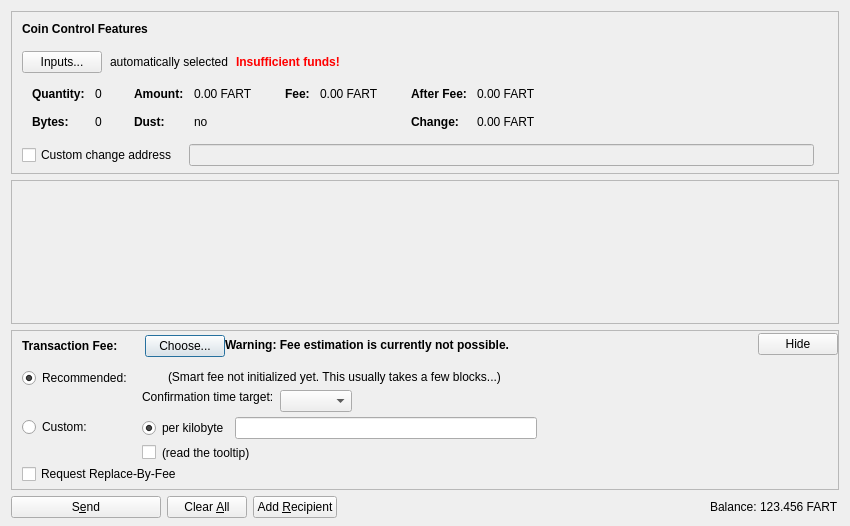
<?xml version="1.0" encoding="UTF-8"?>
<ui version="4.0">
 <class>SendCoinsDialog</class>
 <widget class="QDialog" name="SendCoinsDialog">
  <property name="geometry">
   <rect>
    <x>0</x>
    <y>0</y>
    <width>850</width>
    <height>526</height>
   </rect>
  </property>
  <property name="windowTitle">
   <string>Send Coins</string>
  </property>
  <layout class="QVBoxLayout" name="verticalLayout" stretch="0,1,0,0">
   <property name="bottomMargin">
    <number>8</number>
   </property>
   <item>
    <widget class="QFrame" name="frameCoinControl">
     <property name="sizePolicy">
      <sizepolicy hsizetype="Expanding" vsizetype="Expanding">
       <horstretch>0</horstretch>
       <verstretch>0</verstretch>
      </sizepolicy>
     </property>
     <property name="maximumSize">
      <size>
       <width>16777215</width>
       <height>16777215</height>
      </size>
     </property>
     <property name="frameShape">
      <enum>QFrame::StyledPanel</enum>
     </property>
     <property name="frameShadow">
      <enum>QFrame::Sunken</enum>
     </property>
     <layout class="QVBoxLayout" name="verticalLayoutCoinControl2">
      <property name="spacing">
       <number>0</number>
      </property>
      <property name="leftMargin">
       <number>0</number>
      </property>
      <property name="topMargin">
       <number>0</number>
      </property>
      <property name="rightMargin">
       <number>0</number>
      </property>
      <property name="bottomMargin">
       <number>6</number>
      </property>
      <item>
       <layout class="QVBoxLayout" name="verticalLayoutCoinControl" stretch="0,0,0,0,1">
        <property name="spacing">
         <number>0</number>
        </property>
        <property name="leftMargin">
         <number>10</number>
        </property>
        <property name="topMargin">
         <number>10</number>
        </property>
        <item>
         <layout class="QHBoxLayout" name="horizontalLayoutCoinControl1">
          <property name="bottomMargin">
           <number>15</number>
          </property>
          <item>
           <widget class="QLabel" name="labelCoinControlFeatures">
            <property name="sizePolicy">
             <sizepolicy hsizetype="Preferred" vsizetype="Maximum">
              <horstretch>0</horstretch>
              <verstretch>0</verstretch>
             </sizepolicy>
            </property>
            <property name="font">
             <font>
              <weight>75</weight>
              <bold>true</bold>
             </font>
            </property>
            <property name="styleSheet">
             <string notr="true">font-weight:bold;</string>
            </property>
            <property name="text">
             <string>Coin Control Features</string>
            </property>
           </widget>
          </item>
         </layout>
        </item>
        <item>
         <layout class="QHBoxLayout" name="horizontalLayoutCoinControl2" stretch="0,0,0,0">
          <property name="spacing">
           <number>8</number>
          </property>
          <property name="bottomMargin">
           <number>10</number>
          </property>
          <item>
           <widget class="QPushButton" name="pushButtonCoinControl">
            <property name="styleSheet">
             <string notr="true"/>
            </property>
            <property name="text">
             <string>Inputs...</string>
            </property>
            <property name="autoDefault">
             <bool>false</bool>
            </property>
           </widget>
          </item>
          <item>
           <widget class="QLabel" name="labelCoinControlAutomaticallySelected">
            <property name="text">
             <string>automatically selected</string>
            </property>
            <property name="margin">
             <number>5</number>
            </property>
           </widget>
          </item>
          <item>
           <widget class="QLabel" name="labelCoinControlInsuffFunds">
            <property name="font">
             <font>
              <weight>75</weight>
              <bold>true</bold>
             </font>
            </property>
            <property name="styleSheet">
             <string notr="true">color:red;font-weight:bold;</string>
            </property>
            <property name="text">
             <string>Insufficient funds!</string>
            </property>
            <property name="margin">
             <number>5</number>
            </property>
           </widget>
          </item>
          <item>
           <spacer name="horizontalSpacerCoinControl">
            <property name="orientation">
             <enum>Qt::Horizontal</enum>
            </property>
            <property name="sizeHint" stdset="0">
             <size>
              <width>40</width>
              <height>1</height>
             </size>
            </property>
           </spacer>
          </item>
         </layout>
        </item>
        <item>
         <widget class="QWidget" name="widgetCoinControl" native="true">
          <property name="sizePolicy">
           <sizepolicy hsizetype="Preferred" vsizetype="Preferred">
            <horstretch>0</horstretch>
            <verstretch>0</verstretch>
           </sizepolicy>
          </property>
          <property name="minimumSize">
           <size>
            <width>0</width>
            <height>0</height>
           </size>
          </property>
          <property name="styleSheet">
           <string notr="true"/>
          </property>
          <layout class="QHBoxLayout" name="horizontalLayoutCoinControl5">
           <property name="leftMargin">
            <number>0</number>
           </property>
           <property name="topMargin">
            <number>0</number>
           </property>
           <property name="rightMargin">
            <number>0</number>
           </property>
           <property name="bottomMargin">
            <number>0</number>
           </property>
           <item>
            <layout class="QHBoxLayout" name="horizontalLayoutCoinControl3" stretch="0,0,0,1">
             <property name="spacing">
              <number>20</number>
             </property>
             <property name="topMargin">
              <number>0</number>
             </property>
             <property name="bottomMargin">
              <number>10</number>
             </property>
             <item>
              <layout class="QFormLayout" name="formLayoutCoinControl1">
               <property name="horizontalSpacing">
                <number>10</number>
               </property>
               <property name="verticalSpacing">
                <number>14</number>
               </property>
               <property name="leftMargin">
                <number>10</number>
               </property>
               <property name="topMargin">
                <number>4</number>
               </property>
               <property name="rightMargin">
                <number>6</number>
               </property>
               <item row="0" column="0">
                <widget class="QLabel" name="labelCoinControlQuantityText">
                 <property name="font">
                  <font>
                   <weight>75</weight>
                   <bold>true</bold>
                  </font>
                 </property>
                 <property name="text">
                  <string>Quantity:</string>
                 </property>
                 <property name="margin">
                  <number>0</number>
                 </property>
                </widget>
               </item>
               <item row="0" column="1">
                <widget class="QLabel" name="labelCoinControlQuantity">
                 <property name="cursor">
                  <cursorShape>IBeamCursor</cursorShape>
                 </property>
                 <property name="contextMenuPolicy">
                  <enum>Qt::ActionsContextMenu</enum>
                 </property>
                 <property name="text">
                  <string notr="true">0</string>
                 </property>
                 <property name="margin">
                  <number>0</number>
                 </property>
                 <property name="textInteractionFlags">
                  <set>Qt::LinksAccessibleByMouse|Qt::TextSelectableByKeyboard|Qt::TextSelectableByMouse</set>
                 </property>
                </widget>
               </item>
               <item row="1" column="0">
                <widget class="QLabel" name="labelCoinControlBytesText">
                 <property name="font">
                  <font>
                   <weight>75</weight>
                   <bold>true</bold>
                  </font>
                 </property>
                 <property name="text">
                  <string>Bytes:</string>
                 </property>
                </widget>
               </item>
               <item row="1" column="1">
                <widget class="QLabel" name="labelCoinControlBytes">
                 <property name="cursor">
                  <cursorShape>IBeamCursor</cursorShape>
                 </property>
                 <property name="contextMenuPolicy">
                  <enum>Qt::ActionsContextMenu</enum>
                 </property>
                 <property name="text">
                  <string notr="true">0</string>
                 </property>
                 <property name="textInteractionFlags">
                  <set>Qt::LinksAccessibleByMouse|Qt::TextSelectableByKeyboard|Qt::TextSelectableByMouse</set>
                 </property>
                </widget>
               </item>
              </layout>
             </item>
             <item>
              <layout class="QFormLayout" name="formLayoutCoinControl2">
               <property name="horizontalSpacing">
                <number>10</number>
               </property>
               <property name="verticalSpacing">
                <number>14</number>
               </property>
               <property name="leftMargin">
                <number>6</number>
               </property>
               <property name="topMargin">
                <number>4</number>
               </property>
               <property name="rightMargin">
                <number>6</number>
               </property>
               <item row="0" column="0">
                <widget class="QLabel" name="labelCoinControlAmountText">
                 <property name="font">
                  <font>
                   <weight>75</weight>
                   <bold>true</bold>
                  </font>
                 </property>
                 <property name="text">
                  <string>Amount:</string>
                 </property>
                 <property name="margin">
                  <number>0</number>
                 </property>
                </widget>
               </item>
               <item row="0" column="1">
                <widget class="QLabel" name="labelCoinControlAmount">
                 <property name="cursor">
                  <cursorShape>IBeamCursor</cursorShape>
                 </property>
                 <property name="contextMenuPolicy">
                  <enum>Qt::ActionsContextMenu</enum>
                 </property>
                 <property name="text">
                  <string notr="true">0.00 FART</string>
                 </property>
                 <property name="textInteractionFlags">
                  <set>Qt::LinksAccessibleByMouse|Qt::TextSelectableByKeyboard|Qt::TextSelectableByMouse</set>
                 </property>
                </widget>
               </item>
               <item row="1" column="0">
                <widget class="QLabel" name="labelCoinControlLowOutputText">
                 <property name="font">
                  <font>
                   <weight>75</weight>
                   <bold>true</bold>
                  </font>
                 </property>
                 <property name="text">
                  <string>Dust:</string>
                 </property>
                </widget>
               </item>
               <item row="1" column="1">
                <widget class="QLabel" name="labelCoinControlLowOutput">
                 <property name="cursor">
                  <cursorShape>IBeamCursor</cursorShape>
                 </property>
                 <property name="contextMenuPolicy">
                  <enum>Qt::ActionsContextMenu</enum>
                 </property>
                 <property name="text">
                  <string notr="true">no</string>
                 </property>
                 <property name="textInteractionFlags">
                  <set>Qt::LinksAccessibleByMouse|Qt::TextSelectableByKeyboard|Qt::TextSelectableByMouse</set>
                 </property>
                </widget>
               </item>
              </layout>
             </item>
             <item>
              <layout class="QFormLayout" name="formLayoutCoinControl3">
               <property name="horizontalSpacing">
                <number>10</number>
               </property>
               <property name="verticalSpacing">
                <number>14</number>
               </property>
               <property name="leftMargin">
                <number>6</number>
               </property>
               <property name="topMargin">
                <number>4</number>
               </property>
               <property name="rightMargin">
                <number>6</number>
               </property>
               <item row="0" column="0">
                <widget class="QLabel" name="labelCoinControlFeeText">
                 <property name="font">
                  <font>
                   <weight>75</weight>
                   <bold>true</bold>
                  </font>
                 </property>
                 <property name="text">
                  <string>Fee:</string>
                 </property>
                 <property name="margin">
                  <number>0</number>
                 </property>
                </widget>
               </item>
               <item row="0" column="1">
                <widget class="QLabel" name="labelCoinControlFee">
                 <property name="cursor">
                  <cursorShape>IBeamCursor</cursorShape>
                 </property>
                 <property name="contextMenuPolicy">
                  <enum>Qt::ActionsContextMenu</enum>
                 </property>
                 <property name="text">
                  <string notr="true">0.00 FART</string>
                 </property>
                 <property name="textInteractionFlags">
                  <set>Qt::LinksAccessibleByMouse|Qt::TextSelectableByKeyboard|Qt::TextSelectableByMouse</set>
                 </property>
                </widget>
               </item>
              </layout>
             </item>
             <item>
              <layout class="QFormLayout" name="formLayoutCoinControl4">
               <property name="horizontalSpacing">
                <number>10</number>
               </property>
               <property name="verticalSpacing">
                <number>14</number>
               </property>
               <property name="leftMargin">
                <number>6</number>
               </property>
               <property name="topMargin">
                <number>4</number>
               </property>
               <property name="rightMargin">
                <number>6</number>
               </property>
               <item row="0" column="0">
                <widget class="QLabel" name="labelCoinControlAfterFeeText">
                 <property name="font">
                  <font>
                   <weight>75</weight>
                   <bold>true</bold>
                  </font>
                 </property>
                 <property name="text">
                  <string>After Fee:</string>
                 </property>
                 <property name="margin">
                  <number>0</number>
                 </property>
                </widget>
               </item>
               <item row="0" column="1">
                <widget class="QLabel" name="labelCoinControlAfterFee">
                 <property name="cursor">
                  <cursorShape>IBeamCursor</cursorShape>
                 </property>
                 <property name="contextMenuPolicy">
                  <enum>Qt::ActionsContextMenu</enum>
                 </property>
                 <property name="text">
                  <string notr="true">0.00 FART</string>
                 </property>
                 <property name="textInteractionFlags">
                  <set>Qt::LinksAccessibleByMouse|Qt::TextSelectableByKeyboard|Qt::TextSelectableByMouse</set>
                 </property>
                </widget>
               </item>
               <item row="1" column="0">
                <widget class="QLabel" name="labelCoinControlChangeText">
                 <property name="font">
                  <font>
                   <weight>75</weight>
                   <bold>true</bold>
                  </font>
                 </property>
                 <property name="text">
                  <string>Change:</string>
                 </property>
                </widget>
               </item>
               <item row="1" column="1">
                <widget class="QLabel" name="labelCoinControlChange">
                 <property name="cursor">
                  <cursorShape>IBeamCursor</cursorShape>
                 </property>
                 <property name="contextMenuPolicy">
                  <enum>Qt::ActionsContextMenu</enum>
                 </property>
                 <property name="text">
                  <string notr="true">0.00 FART</string>
                 </property>
                 <property name="textInteractionFlags">
                  <set>Qt::LinksAccessibleByMouse|Qt::TextSelectableByKeyboard|Qt::TextSelectableByMouse</set>
                 </property>
                </widget>
               </item>
              </layout>
             </item>
            </layout>
           </item>
          </layout>
         </widget>
        </item>
        <item>
         <layout class="QHBoxLayout" name="horizontalLayoutCoinControl4" stretch="0,0,0">
          <property name="spacing">
           <number>12</number>
          </property>
          <property name="sizeConstraint">
           <enum>QLayout::SetDefaultConstraint</enum>
          </property>
          <property name="topMargin">
           <number>5</number>
          </property>
          <property name="rightMargin">
           <number>5</number>
          </property>
          <item>
           <widget class="QCheckBox" name="checkBoxCoinControlChange">
            <property name="toolTip">
             <string>If this is activated, but the change address is empty or invalid, change will be sent to a newly generated address.</string>
            </property>
            <property name="text">
             <string>Custom change address</string>
            </property>
           </widget>
          </item>
          <item>
           <widget class="QValidatedLineEdit" name="lineEditCoinControlChange">
            <property name="enabled">
             <bool>false</bool>
            </property>
            <property name="sizePolicy">
             <sizepolicy hsizetype="Expanding" vsizetype="Fixed">
              <horstretch>0</horstretch>
              <verstretch>0</verstretch>
             </sizepolicy>
            </property>
           </widget>
          </item>
          <item>
           <widget class="QLabel" name="labelCoinControlChangeLabel">
            <property name="sizePolicy">
             <sizepolicy hsizetype="Preferred" vsizetype="Expanding">
              <horstretch>0</horstretch>
              <verstretch>0</verstretch>
             </sizepolicy>
            </property>
            <property name="minimumSize">
             <size>
              <width>0</width>
              <height>0</height>
             </size>
            </property>
            <property name="text">
             <string/>
            </property>
            <property name="margin">
             <number>3</number>
            </property>
           </widget>
          </item>
         </layout>
        </item>
        <item>
         <spacer name="verticalSpacerCoinControl">
          <property name="orientation">
           <enum>Qt::Vertical</enum>
          </property>
          <property name="sizeHint" stdset="0">
           <size>
            <width>800</width>
            <height>1</height>
           </size>
          </property>
         </spacer>
        </item>
       </layout>
      </item>
     </layout>
    </widget>
   </item>
   <item>
    <widget class="QScrollArea" name="scrollArea">
     <property name="widgetResizable">
      <bool>true</bool>
     </property>
     <widget class="QWidget" name="scrollAreaWidgetContents">
      <property name="geometry">
       <rect>
        <x>0</x>
        <y>0</y>
        <width>830</width>
        <height>104</height>
       </rect>
      </property>
      <layout class="QVBoxLayout" name="verticalLayout_2" stretch="0,1">
       <property name="leftMargin">
        <number>0</number>
       </property>
       <property name="topMargin">
        <number>0</number>
       </property>
       <property name="rightMargin">
        <number>0</number>
       </property>
       <property name="bottomMargin">
        <number>0</number>
       </property>
       <item>
        <layout class="QVBoxLayout" name="entries">
         <property name="spacing">
          <number>6</number>
         </property>
        </layout>
       </item>
       <item>
        <spacer name="verticalSpacer">
         <property name="orientation">
          <enum>Qt::Vertical</enum>
         </property>
         <property name="sizeHint" stdset="0">
          <size>
           <width>20</width>
           <height>40</height>
          </size>
         </property>
        </spacer>
       </item>
      </layout>
     </widget>
    </widget>
   </item>
   <item>
    <widget class="QFrame" name="frameFee">
     <property name="sizePolicy">
      <sizepolicy hsizetype="Expanding" vsizetype="Expanding">
       <horstretch>0</horstretch>
       <verstretch>0</verstretch>
      </sizepolicy>
     </property>
     <property name="maximumSize">
      <size>
       <width>16777215</width>
       <height>16777215</height>
      </size>
     </property>
     <property name="frameShape">
      <enum>QFrame::StyledPanel</enum>
     </property>
     <property name="frameShadow">
      <enum>QFrame::Sunken</enum>
     </property>
     <layout class="QVBoxLayout" name="verticalLayoutFee1">
      <property name="spacing">
       <number>0</number>
      </property>
      <property name="leftMargin">
       <number>0</number>
      </property>
      <property name="topMargin">
       <number>0</number>
      </property>
      <property name="rightMargin">
       <number>0</number>
      </property>
      <property name="bottomMargin">
       <number>0</number>
      </property>
      <item>
       <layout class="QVBoxLayout" name="verticalLayoutFee2" stretch="0,0,0">
        <property name="spacing">
         <number>0</number>
        </property>
        <property name="leftMargin">
         <number>10</number>
        </property>
        <property name="topMargin">
         <number>0</number>
        </property>
        <item>
         <layout class="QHBoxLayout" name="horizontalLayoutFee1">
          <property name="bottomMargin">
           <number>0</number>
          </property>
          <item>
           <layout class="QVBoxLayout" name="verticalLayoutFee7">
            <property name="spacing">
             <number>0</number>
            </property>
            <item>
             <spacer name="verticalSpacerSmartFee">
              <property name="orientation">
               <enum>Qt::Vertical</enum>
              </property>
              <property name="sizeType">
               <enum>QSizePolicy::Fixed</enum>
              </property>
              <property name="sizeHint" stdset="0">
               <size>
                <width>1</width>
                <height>4</height>
               </size>
              </property>
             </spacer>
            </item>
            <item>
             <layout class="QHBoxLayout" name="horizontalLayoutSmartFee">
              <property name="spacing">
               <number>10</number>
              </property>
              <item>
               <widget class="QLabel" name="labelFeeHeadline">
                <property name="sizePolicy">
                 <sizepolicy hsizetype="Preferred" vsizetype="Maximum">
                  <horstretch>0</horstretch>
                  <verstretch>0</verstretch>
                 </sizepolicy>
                </property>
                <property name="font">
                 <font>
                  <weight>75</weight>
                  <bold>true</bold>
                 </font>
                </property>
                <property name="styleSheet">
                 <string notr="true">font-weight:bold;</string>
                </property>
                <property name="text">
                 <string>Transaction Fee:</string>
                </property>
               </widget>
              </item>
              <item>
               <widget class="QLabel" name="labelFeeMinimized">
                <property name="text">
                 <string/>
                </property>
               </widget>
              </item>
              <item>
               <widget class="QPushButton" name="buttonChooseFee">
                <property name="text">
                 <string>Choose...</string>
                </property>
               </widget>
              </item>
             </layout>
            </item>
            <item>
             <spacer name="verticalSpacer_5">
              <property name="orientation">
               <enum>Qt::Vertical</enum>
              </property>
              <property name="sizeHint" stdset="0">
               <size>
                <width>1</width>
                <height>1</height>
               </size>
              </property>
             </spacer>
            </item>
           </layout>
          </item>
          <item>
           <widget class="QLabel" name="fallbackFeeWarningLabel">
            <property name="toolTip">
             <string>Using the fallbackfee can result in sending a transaction that will take several hours or days (or never) to confirm. Consider choosing your fee manually or wait until you have validated the complete chain.</string>
            </property>
            <property name="font">
            <font>
                <weight>75</weight>
                <bold>true</bold>
            </font>
            </property>
            <property name="text">
             <string>Warning: Fee estimation is currently not possible.</string>
            </property>
            <property name="wordWrap">
             <bool>false</bool>
            </property>
           </widget>
          </item>
          <item>
           <spacer name="horizontalSpacer_4">
            <property name="orientation">
             <enum>Qt::Horizontal</enum>
            </property>
            <property name="sizeType">
             <enum>QSizePolicy::MinimumExpanding</enum>
            </property>
            <property name="sizeHint" stdset="0">
             <size>
              <width>40</width>
              <height>20</height>
             </size>
            </property>
           </spacer>
          </item>
          <item>
           <widget class="QPushButton" name="buttonMinimizeFee">
            <property name="toolTip">
             <string>collapse fee-settings</string>
            </property>
            <property name="text">
             <string>Hide</string>
            </property>
           </widget>
          </item>
         </layout>
        </item>
        <item>
         <widget class="QFrame" name="frameFeeSelection">
          <layout class="QVBoxLayout" name="verticalLayoutFee12">
           <property name="spacing">
            <number>0</number>
           </property>
           <property name="leftMargin">
            <number>0</number>
           </property>
           <property name="topMargin">
            <number>0</number>
           </property>
           <property name="rightMargin">
            <number>0</number>
           </property>
           <property name="bottomMargin">
            <number>0</number>
           </property>
           <item>
            <layout class="QGridLayout" name="gridLayoutFee">
             <property name="topMargin">
              <number>10</number>
             </property>
             <property name="bottomMargin">
              <number>4</number>
             </property>
             <property name="horizontalSpacing">
              <number>10</number>
             </property>
             <property name="verticalSpacing">
              <number>4</number>
             </property>
             <item row="1" column="1">
              <layout class="QVBoxLayout" name="verticalLayoutFee8">
               <property name="spacing">
                <number>6</number>
               </property>
               <item>
                <layout class="QHBoxLayout" name="horizontalLayoutFee13">
                 <item>
                  <widget class="QRadioButton" name="radioCustomPerKilobyte">
                   <property name="toolTip">
                    <string>If the custom fee is set to 1000 satoshis and the transaction is only 250 bytes, then &quot;per kilobyte&quot; only pays 250 satoshis in fee, while &quot;total at least&quot; pays 1000 satoshis. For transactions bigger than a kilobyte both pay by kilobyte.</string>
                   </property>
                   <property name="text">
                    <string>per kilobyte</string>
                   </property>
                   <property name="checked">
                    <bool>true</bool>
                   </property>
                   <attribute name="buttonGroup">
                    <string notr="true">groupCustomFee</string>
                   </attribute>
                  </widget>
                 </item>
                 <item>
                  <widget class="BitcoinAmountField" name="customFee"/>
                 </item>
                 <item>
                  <spacer name="horizontalSpacer_6">
                   <property name="orientation">
                    <enum>Qt::Horizontal</enum>
                   </property>
                   <property name="sizeHint" stdset="0">
                    <size>
                     <width>1</width>
                     <height>1</height>
                    </size>
                   </property>
                  </spacer>
                 </item>
                </layout>
               </item>
               <item>
                <layout class="QHBoxLayout" name="horizontalLayoutFee8">
                 <item>
                  <widget class="QCheckBox" name="checkBoxMinimumFee">
                   <property name="toolTip">
                    <string>Paying only the minimum fee is just fine as long as there is less transaction volume than space in the blocks. But be aware that this can end up in a never confirming transaction once there is more demand for fartonium transactions than the network can process.</string>
                   </property>
                   <property name="text">
                    <string/>
                   </property>
                  </widget>
                 </item>
                 <item>
                  <widget class="QLabel" name="labelMinFeeWarning">
                   <property name="enabled">
                    <bool>true</bool>
                   </property>
                   <property name="toolTip">
                    <string>Paying only the minimum fee is just fine as long as there is less transaction volume than space in the blocks. But be aware that this can end up in a never confirming transaction once there is more demand for fartonium transactions than the network can process.</string>
                   </property>
                   <property name="text">
                    <string>(read the tooltip)</string>
                   </property>
                   <property name="margin">
                    <number>5</number>
                   </property>
                  </widget>
                 </item>
                 <item>
                  <spacer name="horizontalSpacer_2">
                   <property name="orientation">
                    <enum>Qt::Horizontal</enum>
                   </property>
                   <property name="sizeHint" stdset="0">
                    <size>
                     <width>1</width>
                     <height>1</height>
                    </size>
                   </property>
                  </spacer>
                 </item>
                </layout>
               </item>
              </layout>
             </item>
             <item row="0" column="0">
              <layout class="QVBoxLayout" name="verticalLayoutFee4" stretch="0,1">
               <item>
                <widget class="QRadioButton" name="radioSmartFee">
                 <property name="text">
                  <string>Recommended:</string>
                 </property>
                 <property name="checked">
                  <bool>true</bool>
                 </property>
                 <attribute name="buttonGroup">
                  <string notr="true">groupFee</string>
                 </attribute>
                </widget>
               </item>
               <item>
                <spacer name="verticalSpacer_2">
                 <property name="orientation">
                  <enum>Qt::Vertical</enum>
                 </property>
                 <property name="sizeHint" stdset="0">
                  <size>
                   <width>1</width>
                   <height>1</height>
                  </size>
                 </property>
                </spacer>
               </item>
              </layout>
             </item>
             <item row="1" column="0">
              <layout class="QVBoxLayout" name="verticalLayoutFee9" stretch="0,1">
               <item>
                <widget class="QRadioButton" name="radioCustomFee">
                 <property name="text">
                  <string>Custom:</string>
                 </property>
                 <attribute name="buttonGroup">
                  <string notr="true">groupFee</string>
                 </attribute>
                </widget>
               </item>
               <item>
                <spacer name="verticalSpacer_6">
                 <property name="orientation">
                  <enum>Qt::Vertical</enum>
                 </property>
                 <property name="sizeHint" stdset="0">
                  <size>
                   <width>1</width>
                   <height>1</height>
                  </size>
                 </property>
                </spacer>
               </item>
              </layout>
             </item>
             <item row="0" column="1">
              <layout class="QVBoxLayout" name="verticalLayoutFee3" stretch="0,0,1">
               <property name="spacing">
                <number>6</number>
               </property>
               <property name="topMargin">
                <number>2</number>
               </property>
               <item>
                <layout class="QHBoxLayout" name="horizontalLayoutFee12">
                 <item>
                  <widget class="QLabel" name="labelSmartFee">
                   <property name="text">
                    <string/>
                   </property>
                   <property name="margin">
                    <number>2</number>
                   </property>
                  </widget>
                 </item>
                 <item>
                  <widget class="QLabel" name="labelFeeEstimation">
                   <property name="text">
                    <string/>
                   </property>
                  </widget>
                 </item>
                 <item>
                  <widget class="QLabel" name="labelSmartFee2">
                   <property name="text">
                    <string>(Smart fee not initialized yet. This usually takes a few blocks...)</string>
                   </property>
                   <property name="margin">
                    <number>2</number>
                   </property>
                  </widget>
                 </item>
                 <item>
                  <spacer name="horizontalSpacer_5">
                   <property name="orientation">
                    <enum>Qt::Horizontal</enum>
                   </property>
                   <property name="sizeHint" stdset="0">
                    <size>
                     <width>1</width>
                     <height>1</height>
                    </size>
                   </property>
                  </spacer>
                 </item>
                </layout>
               </item>
               <item>
                <layout class="QHBoxLayout" name="horizontalLayoutFee9">
                 <item>
                  <layout class="QVBoxLayout" name="verticalLayoutFee6">
                   <item>
                    <widget class="QLabel" name="labelSmartFee3">
                     <property name="text">
                      <string>Confirmation time target:</string>
                     </property>
                     <property name="margin">
                      <number>2</number>
                     </property>
                    </widget>
                   </item>
                   <item>
                    <spacer name="verticalSpacer_3">
                     <property name="orientation">
                      <enum>Qt::Vertical</enum>
                     </property>
                     <property name="sizeHint" stdset="0">
                      <size>
                       <width>1</width>
                       <height>1</height>
                      </size>
                     </property>
                    </spacer>
                   </item>
                  </layout>
                 </item>
                 <item>
                  <layout class="QVBoxLayout" name="verticalLayoutFee5">
                   <property name="rightMargin">
                    <number>30</number>
                   </property>
                   <item>
                    <layout class="QHBoxLayout" name="horizontalLayoutConfTarget">
                     <property name="bottomMargin">
                      <number>0</number>
                     </property>
                     <item>
                      <widget class="QComboBox" name="confTargetSelector"/>
                     </item>
                     <item>
                      <spacer name="horizontalSpacerConfTarget">
                       <property name="orientation">
                        <enum>Qt::Horizontal</enum>
                       </property>
                       <property name="sizeHint" stdset="0">
                        <size>
                         <width>40</width>
                         <height>20</height>
                        </size>
                       </property>
                      </spacer>
                     </item>
                    </layout>
                   </item>
                  </layout>
                 </item>
                </layout>
               </item>
               <item>
                <spacer name="verticalSpacer_4">
                 <property name="orientation">
                  <enum>Qt::Vertical</enum>
                 </property>
                 <property name="sizeHint" stdset="0">
                  <size>
                   <width>1</width>
                   <height>1</height>
                  </size>
                 </property>
                </spacer>
               </item>
              </layout>
             </item>
            </layout>
           </item>
           <item>
            <widget class="QCheckBox" name="optInRBF">
             <property name="text">
              <string>Request Replace-By-Fee</string>
             </property>
             <property name="toolTip">
              <string>Indicates that the sender may wish to replace this transaction with a new one paying higher fees (prior to being confirmed).</string>
             </property>
            </widget>
           </item>
          </layout>
         </widget>
        </item>
        <item>
         <spacer name="verticalSpacerFee">
          <property name="orientation">
           <enum>Qt::Vertical</enum>
          </property>
          <property name="sizeHint" stdset="0">
           <size>
            <width>40</width>
            <height>5</height>
           </size>
          </property>
         </spacer>
        </item>
       </layout>
      </item>
     </layout>
    </widget>
   </item>
   <item>
    <layout class="QHBoxLayout" name="horizontalLayout">
     <item>
      <widget class="QPushButton" name="sendButton">
       <property name="minimumSize">
        <size>
         <width>150</width>
         <height>0</height>
        </size>
       </property>
       <property name="toolTip">
        <string>Confirm the send action</string>
       </property>
       <property name="text">
        <string>S&amp;end</string>
       </property>
       <property name="icon">
        <iconset resource="../bitcoin.qrc">
         <normaloff>:/icons/send</normaloff>:/icons/send</iconset>
       </property>
       <property name="autoDefault">
        <bool>false</bool>
       </property>
       <property name="default">
        <bool>false</bool>
       </property>
      </widget>
     </item>
     <item>
      <widget class="QPushButton" name="clearButton">
       <property name="sizePolicy">
        <sizepolicy hsizetype="Minimum" vsizetype="Fixed">
         <horstretch>0</horstretch>
         <verstretch>0</verstretch>
        </sizepolicy>
       </property>
       <property name="toolTip">
        <string>Clear all fields of the form.</string>
       </property>
       <property name="text">
        <string>Clear &amp;All</string>
       </property>
       <property name="icon">
        <iconset resource="../bitcoin.qrc">
         <normaloff>:/icons/remove</normaloff>:/icons/remove</iconset>
       </property>
       <property name="autoDefault">
        <bool>false</bool>
       </property>
      </widget>
     </item>
     <item>
      <widget class="QPushButton" name="addButton">
       <property name="toolTip">
        <string>Send to multiple recipients at once</string>
       </property>
       <property name="text">
        <string>Add &amp;Recipient</string>
       </property>
       <property name="icon">
        <iconset resource="../bitcoin.qrc">
         <normaloff>:/icons/add</normaloff>:/icons/add</iconset>
       </property>
       <property name="autoDefault">
        <bool>false</bool>
       </property>
      </widget>
     </item>
     <item>
      <spacer name="horizontalSpacer">
       <property name="orientation">
        <enum>Qt::Horizontal</enum>
       </property>
       <property name="sizeHint" stdset="0">
        <size>
         <width>40</width>
         <height>20</height>
        </size>
       </property>
      </spacer>
     </item>
     <item>
      <layout class="QHBoxLayout" name="horizontalLayout_2">
       <property name="spacing">
        <number>3</number>
       </property>
       <item>
        <widget class="QLabel" name="label">
         <property name="sizePolicy">
          <sizepolicy hsizetype="Preferred" vsizetype="Fixed">
           <horstretch>0</horstretch>
           <verstretch>0</verstretch>
          </sizepolicy>
         </property>
         <property name="text">
          <string>Balance:</string>
         </property>
        </widget>
       </item>
       <item>
        <widget class="QLabel" name="labelBalance">
         <property name="sizePolicy">
          <sizepolicy hsizetype="Preferred" vsizetype="Fixed">
           <horstretch>0</horstretch>
           <verstretch>0</verstretch>
          </sizepolicy>
         </property>
         <property name="cursor">
          <cursorShape>IBeamCursor</cursorShape>
         </property>
         <property name="text">
          <string notr="true">123.456 FART</string>
         </property>
         <property name="textInteractionFlags">
          <set>Qt::LinksAccessibleByMouse|Qt::TextSelectableByKeyboard|Qt::TextSelectableByMouse</set>
         </property>
        </widget>
       </item>
      </layout>
     </item>
    </layout>
   </item>
  </layout>
 </widget>
 <customwidgets>
  <customwidget>
   <class>QValidatedLineEdit</class>
   <extends>QLineEdit</extends>
   <header>qvalidatedlineedit.h</header>
  </customwidget>
  <customwidget>
   <class>BitcoinAmountField</class>
   <extends>QLineEdit</extends>
   <header>bitcoinamountfield.h</header>
   <container>1</container>
  </customwidget>
 </customwidgets>
 <resources>
  <include location="../bitcoin.qrc"/>
 </resources>
 <connections/>
 <buttongroups>
  <buttongroup name="groupFee"/>
  <buttongroup name="groupCustomFee"/>
 </buttongroups>
</ui>
